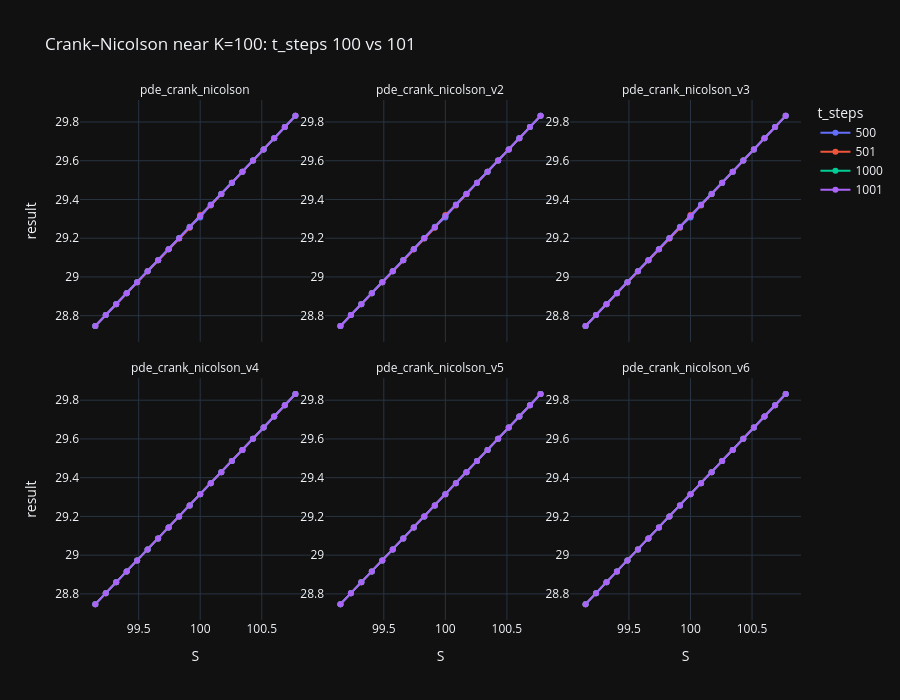
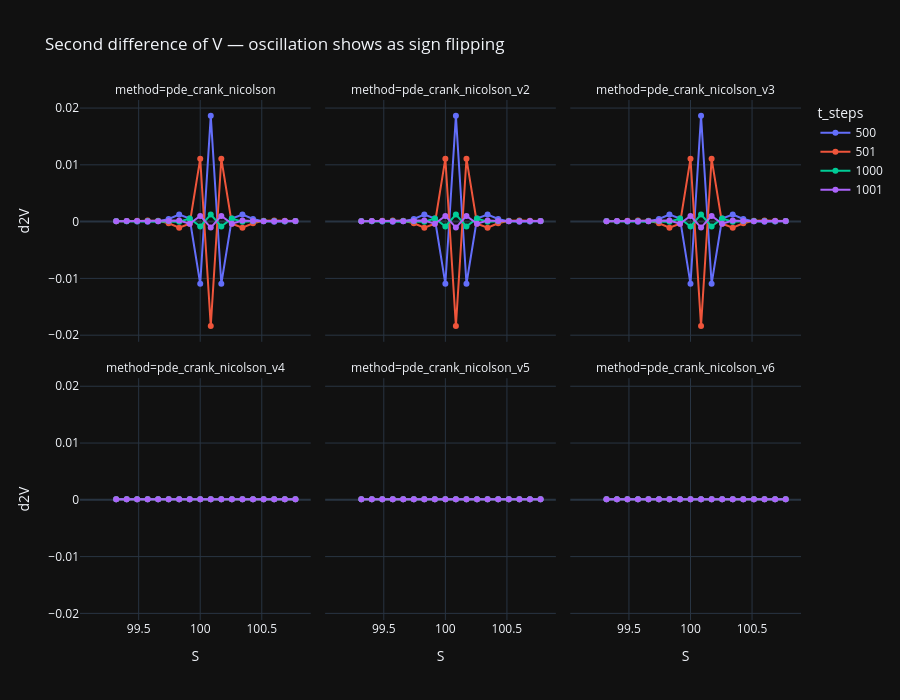

Notebook cell for these charts, in order:
### Code cell
import numpy as np, pandas as pd, plotly.express as px

fns = [pde_crank_nicolson, pde_crank_nicolson_v2,  pde_crank_nicolson_v3,  pde_crank_nicolson_v4,  pde_crank_nicolson_v5,  pde_crank_nicolson_v6]

K = 100
T_STEPS = [500,501,1000, 1001]
WIN = 10

rows = []
for fn in fns:
    for t_steps in T_STEPS:
        V, grid = fn(K, S0, r, T, sigma, s_steps=9000, t_steps=t_steps)
        S = grid['S']
        i = np.searchsorted(S, K)
        sl = slice(max(i - WIN, 0), i + WIN)
        rows.append(pd.DataFrame({
            'S': S[sl],
            'result': V[sl],
            'method': fn.__name__,
            't_steps': str(t_steps),   # string -> discrete colors
        }))

check_oscillations = pd.concat(rows, ignore_index=True)

fig = px.line(check_oscillations, x='S', y='result', color='t_steps',
              facet_col='method', facet_col_wrap=3,
              markers=True, height=700,
              title=f'Crank–Nicolson near K={K}: t_steps 100 vs 101')
fig.update_yaxes(matches=None, showticklabels=True)   # each method on its own scale
fig.for_each_annotation(lambda a: a.update(text=a.text.split('=')[-1]))
fig.show()

check_oscillations['d2V'] = check_oscillations.groupby(['method', 't_steps'])['result'].transform(
    lambda s: s.diff().diff())

px.line(check_oscillations, x='S', y='d2V', color='t_steps',
        facet_col='method', facet_col_wrap=3, markers=True, height=700,
        title='Second difference of V — oscillation shows as sign flipping').show()

### Figure 1 — Plotly figure (JSON) as saved in the notebook; plotly's stock layout.template omitted (floating-point values rounded to 4 significant figures)
{"data": [{"hovertemplate": "t_steps=500<br>method=pde_crank_nicolson<br>S=%{x}<br>result=%{y}<extra></extra>", "legendgroup": "500", "line": {"color": "#636efa", "dash": "solid"}, "marker": {"symbol": "circle"}, "mode": "lines+markers", "name": "500", "orientation": "v", "showlegend": true, "x": [99.15, 99.23, 99.32, 99.4, 99.49, 99.57, 99.66, 99.74, 99.83, 99.91, 100.0, 100.1, 100.2, 100.3, 100.3, 100.4, 100.5, 100.6, 100.7, 100.8], "xaxis": "x4", "y": [28.75, 28.8, 28.86, 28.92, 28.97, 29.03, 29.09, 29.14, 29.2, 29.26, 29.31, 29.37, 29.43, 29.49, 29.54, 29.6, 29.66, 29.72, 29.77, 29.83], "yaxis": "y4", "type": "scatter"}, {"hovertemplate": "t_steps=500<br>method=pde_crank_nicolson_v2<br>S=%{x}<br>result=%{y}<extra></extra>", "legendgroup": "500", "line": {"color": "#636efa", "dash": "solid"}, "marker": {"symbol": "circle"}, "mode": "lines+markers", "name": "500", "orientation": "v", "showlegend": false, "x": [99.15, 99.23, 99.32, 99.4, 99.49, 99.57, 99.66, 99.74, 99.83, 99.91, 100.0, 100.1, 100.2, 100.3, 100.3, 100.4, 100.5, 100.6, 100.7, 100.8], "xaxis": "x5", "y": [28.75, 28.8, 28.86, 28.92, 28.97, 29.03, 29.09, 29.14, 29.2, 29.26, 29.31, 29.37, 29.43, 29.49, 29.54, 29.6, 29.66, 29.72, 29.77, 29.83], "yaxis": "y5", "type": "scatter"}, {"hovertemplate": "t_steps=500<br>method=pde_crank_nicolson_v3<br>S=%{x}<br>result=%{y}<extra></extra>", "legendgroup": "500", "line": {"color": "#636efa", "dash": "solid"}, "marker": {"symbol": "circle"}, "mode": "lines+markers", "name": "500", "orientation": "v", "showlegend": false, "x": [99.15, 99.23, 99.32, 99.4, 99.49, 99.57, 99.66, 99.74, 99.83, 99.91, 100.0, 100.1, 100.2, 100.3, 100.3, 100.4, 100.5, 100.6, 100.7, 100.8], "xaxis": "x6", "y": [28.75, 28.8, 28.86, 28.92, 28.97, 29.03, 29.09, 29.14, 29.2, 29.26, 29.31, 29.37, 29.43, 29.49, 29.54, 29.6, 29.66, 29.72, 29.77, 29.83], "yaxis": "y6", "type": "scatter"}, {"hovertemplate": "t_steps=500<br>method=pde_crank_nicolson_v4<br>S=%{x}<br>result=%{y}<extra></extra>", "legendgroup": "500", "line": {"color": "#636efa", "dash": "solid"}, "marker": {"symbol": "circle"}, "mode": "lines+markers", "name": "500", "orientation": "v", "showlegend": false, "x": [99.15, 99.23, 99.32, 99.4, 99.49, 99.57, 99.66, 99.74, 99.83, 99.91, 100.0, 100.1, 100.2, 100.3, 100.3, 100.4, 100.5, 100.6, 100.7, 100.8], "xaxis": "x", "y": [28.75, 28.8, 28.86, 28.92, 28.97, 29.03, 29.09, 29.14, 29.2, 29.26, 29.31, 29.37, 29.43, 29.49, 29.54, 29.6, 29.66, 29.72, 29.77, 29.83], "yaxis": "y", "type": "scatter"}, {"hovertemplate": "t_steps=500<br>method=pde_crank_nicolson_v5<br>S=%{x}<br>result=%{y}<extra></extra>", "legendgroup": "500", "line": {"color": "#636efa", "dash": "solid"}, "marker": {"symbol": "circle"}, "mode": "lines+markers", "name": "500", "orientation": "v", "showlegend": false, "x": [99.15, 99.23, 99.32, 99.4, 99.49, 99.57, 99.66, 99.74, 99.83, 99.91, 100.0, 100.1, 100.2, 100.3, 100.3, 100.4, 100.5, 100.6, 100.7, 100.8], "xaxis": "x2", "y": [28.75, 28.8, 28.86, 28.92, 28.97, 29.03, 29.09, 29.14, 29.2, 29.26, 29.31, 29.37, 29.43, 29.49, 29.54, 29.6, 29.66, 29.72, 29.77, 29.83], "yaxis": "y2", "type": "scatter"}, {"hovertemplate": "t_steps=500<br>method=pde_crank_nicolson_v6<br>S=%{x}<br>result=%{y}<extra></extra>", "legendgroup": "500", "line": {"color": "#636efa", "dash": "solid"}, "marker": {"symbol": "circle"}, "mode": "lines+markers", "name": "500", "orientation": "v", "showlegend": false, "x": [99.15, 99.23, 99.32, 99.4, 99.49, 99.57, 99.66, 99.74, 99.83, 99.91, 100.0, 100.1, 100.2, 100.3, 100.3, 100.4, 100.5, 100.6, 100.7, 100.8], "xaxis": "x3", "y": [28.75, 28.8, 28.86, 28.92, 28.97, 29.03, 29.09, 29.14, 29.2, 29.26, 29.31, 29.37, 29.43, 29.49, 29.54, 29.6, 29.66, 29.72, 29.77, 29.83], "yaxis": "y3", "type": "scatter"}, {"hovertemplate": "t_steps=501<br>method=pde_crank_nicolson<br>S=%{x}<br>result=%{y}<extra></extra>", "legendgroup": "501", "line": {"color": "#EF553B", "dash": "solid"}, "marker": {"symbol": "circle"}, "mode": "lines+markers", "name": "501", "orientation": "v", "showlegend": true, "x": [99.15, 99.23, 99.32, 99.4, 99.49, 99.57, 99.66, 99.74, 99.83, 99.91, 100.0, 100.1, 100.2, 100.3, 100.3, 100.4, 100.5, 100.6, 100.7, 100.8], "xaxis": "x4", "y": [28.75, 28.8, 28.86, 28.92, 28.97, 29.03, 29.09, 29.14, 29.2, 29.25, 29.32, 29.37, 29.43, 29.49, 29.54, 29.6, 29.66, 29.72, 29.77, 29.83], "yaxis": "y4", "type": "scatter"}, {"hovertemplate": "t_steps=501<br>method=pde_crank_nicolson_v2<br>S=%{x}<br>result=%{y}<extra></extra>", "legendgroup": "501", "line": {"color": "#EF553B", "dash": "solid"}, "marker": {"symbol": "circle"}, "mode": "lines+markers", "name": "501", "orientation": "v", "showlegend": false, "x": [99.15, 99.23, 99.32, 99.4, 99.49, 99.57, 99.66, 99.74, 99.83, 99.91, 100.0, 100.1, 100.2, 100.3, 100.3, 100.4, 100.5, 100.6, 100.7, 100.8], "xaxis": "x5", "y": [28.75, 28.8, 28.86, 28.92, 28.97, 29.03, 29.09, 29.14, 29.2, 29.25, 29.32, 29.37, 29.43, 29.49, 29.54, 29.6, 29.66, 29.72, 29.77, 29.83], "yaxis": "y5", "type": "scatter"}, {"hovertemplate": "t_steps=501<br>method=pde_crank_nicolson_v3<br>S=%{x}<br>result=%{y}<extra></extra>", "legendgroup": "501", "line": {"color": "#EF553B", "dash": "solid"}, "marker": {"symbol": "circle"}, "mode": "lines+markers", "name": "501", "orientation": "v", "showlegend": false, "x": [99.15, 99.23, 99.32, 99.4, 99.49, 99.57, 99.66, 99.74, 99.83, 99.91, 100.0, 100.1, 100.2, 100.3, 100.3, 100.4, 100.5, 100.6, 100.7, 100.8], "xaxis": "x6", "y": [28.75, 28.8, 28.86, 28.92, 28.97, 29.03, 29.09, 29.14, 29.2, 29.25, 29.32, 29.37, 29.43, 29.49, 29.54, 29.6, 29.66, 29.72, 29.77, 29.83], "yaxis": "y6", "type": "scatter"}, {"hovertemplate": "t_steps=501<br>method=pde_crank_nicolson_v4<br>S=%{x}<br>result=%{y}<extra></extra>", "legendgroup": "501", "line": {"color": "#EF553B", "dash": "solid"}, "marker": {"symbol": "circle"}, "mode": "lines+markers", "name": "501", "orientation": "v", "showlegend": false, "x": [99.15, 99.23, 99.32, 99.4, 99.49, 99.57, 99.66, 99.74, 99.83, 99.91, 100.0, 100.1, 100.2, 100.3, 100.3, 100.4, 100.5, 100.6, 100.7, 100.8], "xaxis": "x", "y": [28.75, 28.8, 28.86, 28.92, 28.97, 29.03, 29.09, 29.14, 29.2, 29.26, 29.31, 29.37, 29.43, 29.49, 29.54, 29.6, 29.66, 29.72, 29.77, 29.83], "yaxis": "y", "type": "scatter"}, {"hovertemplate": "t_steps=501<br>method=pde_crank_nicolson_v5<br>S=%{x}<br>result=%{y}<extra></extra>", "legendgroup": "501", "line": {"color": "#EF553B", "dash": "solid"}, "marker": {"symbol": "circle"}, "mode": "lines+markers", "name": "501", "orientation": "v", "showlegend": false, "x": [99.15, 99.23, 99.32, 99.4, 99.49, 99.57, 99.66, 99.74, 99.83, 99.91, 100.0, 100.1, 100.2, 100.3, 100.3, 100.4, 100.5, 100.6, 100.7, 100.8], "xaxis": "x2", "y": [28.75, 28.8, 28.86, 28.92, 28.97, 29.03, 29.09, 29.14, 29.2, 29.26, 29.31, 29.37, 29.43, 29.49, 29.54, 29.6, 29.66, 29.72, 29.77, 29.83], "yaxis": "y2", "type": "scatter"}, {"hovertemplate": "t_steps=501<br>method=pde_crank_nicolson_v6<br>S=%{x}<br>result=%{y}<extra></extra>", "legendgroup": "501", "line": {"color": "#EF553B", "dash": "solid"}, "marker": {"symbol": "circle"}, "mode": "lines+markers", "name": "501", "orientation": "v", "showlegend": false, "x": [99.15, 99.23, 99.32, 99.4, 99.49, 99.57, 99.66, 99.74, 99.83, 99.91, 100.0, 100.1, 100.2, 100.3, 100.3, 100.4, 100.5, 100.6, 100.7, 100.8], "xaxis": "x3", "y": [28.75, 28.8, 28.86, 28.92, 28.97, 29.03, 29.09, 29.14, 29.2, 29.26, 29.31, 29.37, 29.43, 29.49, 29.54, 29.6, 29.66, 29.72, 29.77, 29.83], "yaxis": "y3", "type": "scatter"}, {"hovertemplate": "t_steps=1000<br>method=pde_crank_nicolson<br>S=%{x}<br>result=%{y}<extra></extra>", "legendgroup": "1000", "line": {"color": "#00cc96", "dash": "solid"}, "marker": {"symbol": "circle"}, "mode": "lines+markers", "name": "1000", "orientation": "v", "showlegend": true, "x": [99.15, 99.23, 99.32, 99.4, 99.49, 99.57, 99.66, 99.74, 99.83, 99.91, 100.0, 100.1, 100.2, 100.3, 100.3, 100.4, 100.5, 100.6, 100.7, 100.8], "xaxis": "x4", "y": [28.75, 28.8, 28.86, 28.92, 28.97, 29.03, 29.09, 29.14, 29.2, 29.26, 29.31, 29.37, 29.43, 29.49, 29.54, 29.6, 29.66, 29.72, 29.77, 29.83], "yaxis": "y4", "type": "scatter"}, {"hovertemplate": "t_steps=1000<br>method=pde_crank_nicolson_v2<br>S=%{x}<br>result=%{y}<extra></extra>", "legendgroup": "1000", "line": {"color": "#00cc96", "dash": "solid"}, "marker": {"symbol": "circle"}, "mode": "lines+markers", "name": "1000", "orientation": "v", "showlegend": false, "x": [99.15, 99.23, 99.32, 99.4, 99.49, 99.57, 99.66, 99.74, 99.83, 99.91, 100.0, 100.1, 100.2, 100.3, 100.3, 100.4, 100.5, 100.6, 100.7, 100.8], "xaxis": "x5", "y": [28.75, 28.8, 28.86, 28.92, 28.97, 29.03, 29.09, 29.14, 29.2, 29.26, 29.31, 29.37, 29.43, 29.49, 29.54, 29.6, 29.66, 29.72, 29.77, 29.83], "yaxis": "y5", "type": "scatter"}, {"hovertemplate": "t_steps=1000<br>method=pde_crank_nicolson_v3<br>S=%{x}<br>result=%{y}<extra></extra>", "legendgroup": "1000", "line": {"color": "#00cc96", "dash": "solid"}, "marker": {"symbol": "circle"}, "mode": "lines+markers", "name": "1000", "orientation": "v", "showlegend": false, "x": [99.15, 99.23, 99.32, 99.4, 99.49, 99.57, 99.66, 99.74, 99.83, 99.91, 100.0, 100.1, 100.2, 100.3, 100.3, 100.4, 100.5, 100.6, 100.7, 100.8], "xaxis": "x6", "y": [28.75, 28.8, 28.86, 28.92, 28.97, 29.03, 29.09, 29.14, 29.2, 29.26, 29.31, 29.37, 29.43, 29.49, 29.54, 29.6, 29.66, 29.72, 29.77, 29.83], "yaxis": "y6", "type": "scatter"}, {"hovertemplate": "t_steps=1000<br>method=pde_crank_nicolson_v4<br>S=%{x}<br>result=%{y}<extra></extra>", "legendgroup": "1000", "line": {"color": "#00cc96", "dash": "solid"}, "marker": {"symbol": "circle"}, "mode": "lines+markers", "name": "1000", "orientation": "v", "showlegend": false, "x": [99.15, 99.23, 99.32, 99.4, 99.49, 99.57, 99.66, 99.74, 99.83, 99.91, 100.0, 100.1, 100.2, 100.3, 100.3, 100.4, 100.5, 100.6, 100.7, 100.8], "xaxis": "x", "y": [28.75, 28.8, 28.86, 28.92, 28.97, 29.03, 29.09, 29.14, 29.2, 29.26, 29.31, 29.37, 29.43, 29.49, 29.54, 29.6, 29.66, 29.72, 29.77, 29.83], "yaxis": "y", "type": "scatter"}, {"hovertemplate": "t_steps=1000<br>method=pde_crank_nicolson_v5<br>S=%{x}<br>result=%{y}<extra></extra>", "legendgroup": "1000", "line": {"color": "#00cc96", "dash": "solid"}, "marker": {"symbol": "circle"}, "mode": "lines+markers", "name": "1000", "orientation": "v", "showlegend": false, "x": [99.15, 99.23, 99.32, 99.4, 99.49, 99.57, 99.66, 99.74, 99.83, 99.91, 100.0, 100.1, 100.2, 100.3, 100.3, 100.4, 100.5, 100.6, 100.7, 100.8], "xaxis": "x2", "y": [28.75, 28.8, 28.86, 28.92, 28.97, 29.03, 29.09, 29.14, 29.2, 29.26, 29.31, 29.37, 29.43, 29.49, 29.54, 29.6, 29.66, 29.72, 29.77, 29.83], "yaxis": "y2", "type": "scatter"}, {"hovertemplate": "t_steps=1000<br>method=pde_crank_nicolson_v6<br>S=%{x}<br>result=%{y}<extra></extra>", "legendgroup": "1000", "line": {"color": "#00cc96", "dash": "solid"}, "marker": {"symbol": "circle"}, "mode": "lines+markers", "name": "1000", "orientation": "v", "showlegend": false, "x": [99.15, 99.23, 99.32, 99.4, 99.49, 99.57, 99.66, 99.74, 99.83, 99.91, 100.0, 100.1, 100.2, 100.3, 100.3, 100.4, 100.5, 100.6, 100.7, 100.8], "xaxis": "x3", "y": [28.75, 28.8, 28.86, 28.92, 28.97, 29.03, 29.09, 29.14, 29.2, 29.26, 29.31, 29.37, 29.43, 29.49, 29.54, 29.6, 29.66, 29.72, 29.77, 29.83], "yaxis": "y3", "type": "scatter"}, {"hovertemplate": "t_steps=1001<br>method=pde_crank_nicolson<br>S=%{x}<br>result=%{y}<extra></extra>", "legendgroup": "1001", "line": {"color": "#ab63fa", "dash": "solid"}, "marker": {"symbol": "circle"}, "mode": "lines+markers", "name": "1001", "orientation": "v", "showlegend": true, "x": [99.15, 99.23, 99.32, 99.4, 99.49, 99.57, 99.66, 99.74, 99.83, 99.91, 100.0, 100.1, 100.2, 100.3, 100.3, 100.4, 100.5, 100.6, 100.7, 100.8], "xaxis": "x4", "y": [28.75, 28.8, 28.86, 28.92, 28.97, 29.03, 29.09, 29.14, 29.2, 29.26, 29.31, 29.37, 29.43, 29.49, 29.54, 29.6, 29.66, 29.72, 29.77, 29.83], "yaxis": "y4", "type": "scatter"}, {"hovertemplate": "t_steps=1001<br>method=pde_crank_nicolson_v2<br>S=%{x}<br>result=%{y}<extra></extra>", "legendgroup": "1001", "line": {"color": "#ab63fa", "dash": "solid"}, "marker": {"symbol": "circle"}, "mode": "lines+markers", "name": "1001", "orientation": "v", "showlegend": false, "x": [99.15, 99.23, 99.32, 99.4, 99.49, 99.57, 99.66, 99.74, 99.83, 99.91, 100.0, 100.1, 100.2, 100.3, 100.3, 100.4, 100.5, 100.6, 100.7, 100.8], "xaxis": "x5", "y": [28.75, 28.8, 28.86, 28.92, 28.97, 29.03, 29.09, 29.14, 29.2, 29.26, 29.31, 29.37, 29.43, 29.49, 29.54, 29.6, 29.66, 29.72, 29.77, 29.83], "yaxis": "y5", "type": "scatter"}, {"hovertemplate": "t_steps=1001<br>method=pde_crank_nicolson_v3<br>S=%{x}<br>result=%{y}<extra></extra>", "legendgroup": "1001", "line": {"color": "#ab63fa", "dash": "solid"}, "marker": {"symbol": "circle"}, "mode": "lines+markers", "name": "1001", "orientation": "v", "showlegend": false, "x": [99.15, 99.23, 99.32, 99.4, 99.49, 99.57, 99.66, 99.74, 99.83, 99.91, 100.0, 100.1, 100.2, 100.3, 100.3, 100.4, 100.5, 100.6, 100.7, 100.8], "xaxis": "x6", "y": [28.75, 28.8, 28.86, 28.92, 28.97, 29.03, 29.09, 29.14, 29.2, 29.26, 29.31, 29.37, 29.43, 29.49, 29.54, 29.6, 29.66, 29.72, 29.77, 29.83], "yaxis": "y6", "type": "scatter"}, {"hovertemplate": "t_steps=1001<br>method=pde_crank_nicolson_v4<br>S=%{x}<br>result=%{y}<extra></extra>", "legendgroup": "1001", "line": {"color": "#ab63fa", "dash": "solid"}, "marker": {"symbol": "circle"}, "mode": "lines+markers", "name": "1001", "orientation": "v", "showlegend": false, "x": [99.15, 99.23, 99.32, 99.4, 99.49, 99.57, 99.66, 99.74, 99.83, 99.91, 100.0, 100.1, 100.2, 100.3, 100.3, 100.4, 100.5, 100.6, 100.7, 100.8], "xaxis": "x", "y": [28.75, 28.8, 28.86, 28.92, 28.97, 29.03, 29.09, 29.14, 29.2, 29.26, 29.31, 29.37, 29.43, 29.49, 29.54, 29.6, 29.66, 29.72, 29.77, 29.83], "yaxis": "y", "type": "scatter"}, {"hovertemplate": "t_steps=1001<br>method=pde_crank_nicolson_v5<br>S=%{x}<br>result=%{y}<extra></extra>", "legendgroup": "1001", "line": {"color": "#ab63fa", "dash": "solid"}, "marker": {"symbol": "circle"}, "mode": "lines+markers", "name": "1001", "orientation": "v", "showlegend": false, "x": [99.15, 99.23, 99.32, 99.4, 99.49, 99.57, 99.66, 99.74, 99.83, 99.91, 100.0, 100.1, 100.2, 100.3, 100.3, 100.4, 100.5, 100.6, 100.7, 100.8], "xaxis": "x2", "y": [28.75, 28.8, 28.86, 28.92, 28.97, 29.03, 29.09, 29.14, 29.2, 29.26, 29.31, 29.37, 29.43, 29.49, 29.54, 29.6, 29.66, 29.72, 29.77, 29.83], "yaxis": "y2", "type": "scatter"}, {"hovertemplate": "t_steps=1001<br>method=pde_crank_nicolson_v6<br>S=%{x}<br>result=%{y}<extra></extra>", "legendgroup": "1001", "line": {"color": "#ab63fa", "dash": "solid"}, "marker": {"symbol": "circle"}, "mode": "lines+markers", "name": "1001", "orientation": "v", "showlegend": false, "x": [99.15, 99.23, 99.32, 99.4, 99.49, 99.57, 99.66, 99.74, 99.83, 99.91, 100.0, 100.1, 100.2, 100.3, 100.3, 100.4, 100.5, 100.6, 100.7, 100.8], "xaxis": "x3", "y": [28.75, 28.8, 28.86, 28.92, 28.97, 29.03, 29.09, 29.14, 29.2, 29.26, 29.31, 29.37, 29.43, 29.49, 29.54, 29.6, 29.66, 29.72, 29.77, 29.83], "yaxis": "y3", "type": "scatter"}], "layout": {"xaxis": {"anchor": "y", "domain": [0.0, 0.32], "title": {"text": "S"}}, "yaxis": {"anchor": "x", "domain": [0.0, 0.465], "title": {"text": "result"}, "showticklabels": true}, "xaxis2": {"anchor": "y2", "domain": [0.34, 0.66], "matches": "x", "title": {"text": "S"}}, "yaxis2": {"anchor": "x2", "domain": [0.0, 0.465], "showticklabels": true}, "xaxis3": {"anchor": "y3", "domain": [0.68, 1.0], "matches": "x", "title": {"text": "S"}}, "yaxis3": {"anchor": "x3", "domain": [0.0, 0.465], "showticklabels": true}, "xaxis4": {"anchor": "y4", "domain": [0.0, 0.32], "matches": "x", "showticklabels": false}, "yaxis4": {"anchor": "x4", "domain": [0.535, 1.0], "title": {"text": "result"}, "showticklabels": true}, "xaxis5": {"anchor": "y5", "domain": [0.34, 0.66], "matches": "x", "showticklabels": false}, "yaxis5": {"anchor": "x5", "domain": [0.535, 1.0], "showticklabels": true}, "xaxis6": {"anchor": "y6", "domain": [0.68, 1.0], "matches": "x", "showticklabels": false}, "yaxis6": {"anchor": "x6", "domain": [0.535, 1.0], "showticklabels": true}, "annotations": [{"font": {}, "showarrow": false, "text": "pde_crank_nicolson_v4", "x": 0.16, "xanchor": "center", "xref": "paper", "y": 0.465, "yanchor": "bottom", "yref": "paper"}, {"font": {}, "showarrow": false, "text": "pde_crank_nicolson_v5", "x": 0.5, "xanchor": "center", "xref": "paper", "y": 0.465, "yanchor": "bottom", "yref": "paper"}, {"font": {}, "showarrow": false, "text": "pde_crank_nicolson_v6", "x": 0.84, "xanchor": "center", "xref": "paper", "y": 0.465, "yanchor": "bottom", "yref": "paper"}, {"font": {}, "showarrow": false, "text": "pde_crank_nicolson", "x": 0.16, "xanchor": "center", "xref": "paper", "y": 1.0, "yanchor": "bottom", "yref": "paper"}, {"font": {}, "showarrow": false, "text": "pde_crank_nicolson_v2", "x": 0.5, "xanchor": "center", "xref": "paper", "y": 1.0, "yanchor": "bottom", "yref": "paper"}, {"font": {}, "showarrow": false, "text": "pde_crank_nicolson_v3", "x": 0.84, "xanchor": "center", "xref": "paper", "y": 1.0, "yanchor": "bottom", "yref": "paper"}], "legend": {"title": {"text": "t_steps"}, "tracegroupgap": 0}, "title": {"text": "Crank–Nicolson near K=100: t_steps 100 vs 101"}, "height": 700}}

### Figure 2 — Plotly figure (JSON) as saved in the notebook; plotly's stock layout.template omitted (floating-point values rounded to 4 significant figures)
{"data": [{"hovertemplate": "t_steps=500<br>method=pde_crank_nicolson<br>S=%{x}<br>d2V=%{y}<extra></extra>", "legendgroup": "500", "line": {"color": "#636efa", "dash": "solid"}, "marker": {"symbol": "circle"}, "mode": "lines+markers", "name": "500", "orientation": "v", "showlegend": true, "x": [99.15, 99.23, 99.32, 99.4, 99.49, 99.57, 99.66, 99.74, 99.83, 99.91, 100.0, 100.1, 100.2, 100.3, 100.3, 100.4, 100.5, 100.6, 100.7, 100.8], "xaxis": "x4", "y": [NaN, NaN, 9.523e-05, 6.849e-05, 1.48e-05, -3.344e-05, 4.447e-05, 0.0004676, 0.001237, 0.0005346, -0.01094, 0.01863, -0.01094, 0.0005329, 0.001239, 0.0004693, 4.555e-05, -3.265e-05, 1.574e-05, 6.975e-05], "yaxis": "y4", "type": "scatter"}, {"hovertemplate": "t_steps=500<br>method=pde_crank_nicolson_v2<br>S=%{x}<br>d2V=%{y}<extra></extra>", "legendgroup": "500", "line": {"color": "#636efa", "dash": "solid"}, "marker": {"symbol": "circle"}, "mode": "lines+markers", "name": "500", "orientation": "v", "showlegend": false, "x": [99.15, 99.23, 99.32, 99.4, 99.49, 99.57, 99.66, 99.74, 99.83, 99.91, 100.0, 100.1, 100.2, 100.3, 100.3, 100.4, 100.5, 100.6, 100.7, 100.8], "xaxis": "x5", "y": [NaN, NaN, 9.523e-05, 6.849e-05, 1.48e-05, -3.344e-05, 4.447e-05, 0.0004676, 0.001237, 0.0005346, -0.01094, 0.01863, -0.01094, 0.0005329, 0.001239, 0.0004693, 4.555e-05, -3.265e-05, 1.574e-05, 6.975e-05], "yaxis": "y5", "type": "scatter"}, {"hovertemplate": "t_steps=500<br>method=pde_crank_nicolson_v3<br>S=%{x}<br>d2V=%{y}<extra></extra>", "legendgroup": "500", "line": {"color": "#636efa", "dash": "solid"}, "marker": {"symbol": "circle"}, "mode": "lines+markers", "name": "500", "orientation": "v", "showlegend": false, "x": [99.15, 99.23, 99.32, 99.4, 99.49, 99.57, 99.66, 99.74, 99.83, 99.91, 100.0, 100.1, 100.2, 100.3, 100.3, 100.4, 100.5, 100.6, 100.7, 100.8], "xaxis": "x6", "y": [NaN, NaN, 9.523e-05, 6.849e-05, 1.48e-05, -3.344e-05, 4.447e-05, 0.0004676, 0.001237, 0.0005346, -0.01094, 0.01863, -0.01094, 0.0005329, 0.001239, 0.0004693, 4.555e-05, -3.265e-05, 1.574e-05, 6.975e-05], "yaxis": "y6", "type": "scatter"}, {"hovertemplate": "t_steps=500<br>method=pde_crank_nicolson_v4<br>S=%{x}<br>d2V=%{y}<extra></extra>", "legendgroup": "500", "line": {"color": "#636efa", "dash": "solid"}, "marker": {"symbol": "circle"}, "mode": "lines+markers", "name": "500", "orientation": "v", "showlegend": false, "x": [99.15, 99.23, 99.32, 99.4, 99.49, 99.57, 99.66, 99.74, 99.83, 99.91, 100.0, 100.1, 100.2, 100.3, 100.3, 100.4, 100.5, 100.6, 100.7, 100.8], "xaxis": "x", "y": [NaN, NaN, 8.656e-05, 8.664e-05, 8.673e-05, 8.682e-05, 8.69e-05, 8.699e-05, 8.708e-05, 8.717e-05, 8.726e-05, 8.731e-05, 8.743e-05, 8.752e-05, 8.76e-05, 8.769e-05, 8.777e-05, 8.786e-05, 8.795e-05, 8.804e-05], "yaxis": "y", "type": "scatter"}, {"hovertemplate": "t_steps=500<br>method=pde_crank_nicolson_v5<br>S=%{x}<br>d2V=%{y}<extra></extra>", "legendgroup": "500", "line": {"color": "#636efa", "dash": "solid"}, "marker": {"symbol": "circle"}, "mode": "lines+markers", "name": "500", "orientation": "v", "showlegend": false, "x": [99.15, 99.23, 99.32, 99.4, 99.49, 99.57, 99.66, 99.74, 99.83, 99.91, 100.0, 100.1, 100.2, 100.3, 100.3, 100.4, 100.5, 100.6, 100.7, 100.8], "xaxis": "x2", "y": [NaN, NaN, 8.656e-05, 8.664e-05, 8.673e-05, 8.682e-05, 8.69e-05, 8.699e-05, 8.708e-05, 8.717e-05, 8.726e-05, 8.731e-05, 8.743e-05, 8.752e-05, 8.76e-05, 8.769e-05, 8.777e-05, 8.786e-05, 8.795e-05, 8.804e-05], "yaxis": "y2", "type": "scatter"}, {"hovertemplate": "t_steps=500<br>method=pde_crank_nicolson_v6<br>S=%{x}<br>d2V=%{y}<extra></extra>", "legendgroup": "500", "line": {"color": "#636efa", "dash": "solid"}, "marker": {"symbol": "circle"}, "mode": "lines+markers", "name": "500", "orientation": "v", "showlegend": false, "x": [99.15, 99.23, 99.32, 99.4, 99.49, 99.57, 99.66, 99.74, 99.83, 99.91, 100.0, 100.1, 100.2, 100.3, 100.3, 100.4, 100.5, 100.6, 100.7, 100.8], "xaxis": "x3", "y": [NaN, NaN, 8.656e-05, 8.664e-05, 8.673e-05, 8.682e-05, 8.69e-05, 8.699e-05, 8.708e-05, 8.717e-05, 8.726e-05, 8.731e-05, 8.743e-05, 8.752e-05, 8.76e-05, 8.769e-05, 8.777e-05, 8.786e-05, 8.795e-05, 8.804e-05], "yaxis": "y3", "type": "scatter"}, {"hovertemplate": "t_steps=501<br>method=pde_crank_nicolson<br>S=%{x}<br>d2V=%{y}<extra></extra>", "legendgroup": "501", "line": {"color": "#EF553B", "dash": "solid"}, "marker": {"symbol": "circle"}, "mode": "lines+markers", "name": "501", "orientation": "v", "showlegend": true, "x": [99.15, 99.23, 99.32, 99.4, 99.49, 99.57, 99.66, 99.74, 99.83, 99.91, 100.0, 100.1, 100.2, 100.3, 100.3, 100.4, 100.5, 100.6, 100.7, 100.8], "xaxis": "x4", "y": [NaN, NaN, 7.762e-05, 0.0001042, 0.0001579, 0.000207, 0.0001314, -0.0002888, -0.00106, -0.0003733, 0.01108, -0.01838, 0.01108, -0.0003709, -0.00106, -0.0002891, 0.0001321, 0.0002083, 0.0001594, 0.0001057], "yaxis": "y4", "type": "scatter"}, {"hovertemplate": "t_steps=501<br>method=pde_crank_nicolson_v2<br>S=%{x}<br>d2V=%{y}<extra></extra>", "legendgroup": "501", "line": {"color": "#EF553B", "dash": "solid"}, "marker": {"symbol": "circle"}, "mode": "lines+markers", "name": "501", "orientation": "v", "showlegend": false, "x": [99.15, 99.23, 99.32, 99.4, 99.49, 99.57, 99.66, 99.74, 99.83, 99.91, 100.0, 100.1, 100.2, 100.3, 100.3, 100.4, 100.5, 100.6, 100.7, 100.8], "xaxis": "x5", "y": [NaN, NaN, 7.762e-05, 0.0001042, 0.0001579, 0.000207, 0.0001314, -0.0002888, -0.00106, -0.0003733, 0.01108, -0.01838, 0.01108, -0.0003709, -0.00106, -0.0002891, 0.0001321, 0.0002083, 0.0001594, 0.0001057], "yaxis": "y5", "type": "scatter"}, {"hovertemplate": "t_steps=501<br>method=pde_crank_nicolson_v3<br>S=%{x}<br>d2V=%{y}<extra></extra>", "legendgroup": "501", "line": {"color": "#EF553B", "dash": "solid"}, "marker": {"symbol": "circle"}, "mode": "lines+markers", "name": "501", "orientation": "v", "showlegend": false, "x": [99.15, 99.23, 99.32, 99.4, 99.49, 99.57, 99.66, 99.74, 99.83, 99.91, 100.0, 100.1, 100.2, 100.3, 100.3, 100.4, 100.5, 100.6, 100.7, 100.8], "xaxis": "x6", "y": [NaN, NaN, 7.762e-05, 0.0001042, 0.0001579, 0.000207, 0.0001314, -0.0002888, -0.00106, -0.0003733, 0.01108, -0.01838, 0.01108, -0.0003709, -0.00106, -0.0002891, 0.0001321, 0.0002083, 0.0001594, 0.0001057], "yaxis": "y6", "type": "scatter"}, {"hovertemplate": "t_steps=501<br>method=pde_crank_nicolson_v4<br>S=%{x}<br>d2V=%{y}<extra></extra>", "legendgroup": "501", "line": {"color": "#EF553B", "dash": "solid"}, "marker": {"symbol": "circle"}, "mode": "lines+markers", "name": "501", "orientation": "v", "showlegend": false, "x": [99.15, 99.23, 99.32, 99.4, 99.49, 99.57, 99.66, 99.74, 99.83, 99.91, 100.0, 100.1, 100.2, 100.3, 100.3, 100.4, 100.5, 100.6, 100.7, 100.8], "xaxis": "x", "y": [NaN, NaN, 8.656e-05, 8.664e-05, 8.673e-05, 8.682e-05, 8.691e-05, 8.699e-05, 8.708e-05, 8.716e-05, 8.725e-05, 8.736e-05, 8.742e-05, 8.75e-05, 8.76e-05, 8.769e-05, 8.778e-05, 8.786e-05, 8.795e-05, 8.804e-05], "yaxis": "y", "type": "scatter"}, {"hovertemplate": "t_steps=501<br>method=pde_crank_nicolson_v5<br>S=%{x}<br>d2V=%{y}<extra></extra>", "legendgroup": "501", "line": {"color": "#EF553B", "dash": "solid"}, "marker": {"symbol": "circle"}, "mode": "lines+markers", "name": "501", "orientation": "v", "showlegend": false, "x": [99.15, 99.23, 99.32, 99.4, 99.49, 99.57, 99.66, 99.74, 99.83, 99.91, 100.0, 100.1, 100.2, 100.3, 100.3, 100.4, 100.5, 100.6, 100.7, 100.8], "xaxis": "x2", "y": [NaN, NaN, 8.656e-05, 8.664e-05, 8.673e-05, 8.682e-05, 8.691e-05, 8.699e-05, 8.708e-05, 8.716e-05, 8.725e-05, 8.736e-05, 8.742e-05, 8.75e-05, 8.76e-05, 8.769e-05, 8.778e-05, 8.786e-05, 8.795e-05, 8.804e-05], "yaxis": "y2", "type": "scatter"}, {"hovertemplate": "t_steps=501<br>method=pde_crank_nicolson_v6<br>S=%{x}<br>d2V=%{y}<extra></extra>", "legendgroup": "501", "line": {"color": "#EF553B", "dash": "solid"}, "marker": {"symbol": "circle"}, "mode": "lines+markers", "name": "501", "orientation": "v", "showlegend": false, "x": [99.15, 99.23, 99.32, 99.4, 99.49, 99.57, 99.66, 99.74, 99.83, 99.91, 100.0, 100.1, 100.2, 100.3, 100.3, 100.4, 100.5, 100.6, 100.7, 100.8], "xaxis": "x3", "y": [NaN, NaN, 8.656e-05, 8.664e-05, 8.673e-05, 8.682e-05, 8.691e-05, 8.699e-05, 8.708e-05, 8.716e-05, 8.725e-05, 8.736e-05, 8.742e-05, 8.75e-05, 8.76e-05, 8.769e-05, 8.778e-05, 8.786e-05, 8.795e-05, 8.804e-05], "yaxis": "y3", "type": "scatter"}, {"hovertemplate": "t_steps=1000<br>method=pde_crank_nicolson<br>S=%{x}<br>d2V=%{y}<extra></extra>", "legendgroup": "1000", "line": {"color": "#00cc96", "dash": "solid"}, "marker": {"symbol": "circle"}, "mode": "lines+markers", "name": "1000", "orientation": "v", "showlegend": true, "x": [99.15, 99.23, 99.32, 99.4, 99.49, 99.57, 99.66, 99.74, 99.83, 99.91, 100.0, 100.1, 100.2, 100.3, 100.3, 100.4, 100.5, 100.6, 100.7, 100.8], "xaxis": "x4", "y": [NaN, NaN, 8.655e-05, 8.571e-05, 8.546e-05, 9.056e-05, 9.82e-05, 6.43e-05, -6.291e-06, 0.0005404, -0.0008392, 0.00124, -0.0008395, 0.0005411, -5.852e-06, 6.494e-05, 9.909e-05, 9.162e-05, 8.668e-05, 8.71e-05], "yaxis": "y4", "type": "scatter"}, {"hovertemplate": "t_steps=1000<br>method=pde_crank_nicolson_v2<br>S=%{x}<br>d2V=%{y}<extra></extra>", "legendgroup": "1000", "line": {"color": "#00cc96", "dash": "solid"}, "marker": {"symbol": "circle"}, "mode": "lines+markers", "name": "1000", "orientation": "v", "showlegend": false, "x": [99.15, 99.23, 99.32, 99.4, 99.49, 99.57, 99.66, 99.74, 99.83, 99.91, 100.0, 100.1, 100.2, 100.3, 100.3, 100.4, 100.5, 100.6, 100.7, 100.8], "xaxis": "x5", "y": [NaN, NaN, 8.655e-05, 8.571e-05, 8.546e-05, 9.056e-05, 9.82e-05, 6.43e-05, -6.291e-06, 0.0005404, -0.0008392, 0.00124, -0.0008395, 0.0005411, -5.852e-06, 6.494e-05, 9.909e-05, 9.162e-05, 8.668e-05, 8.71e-05], "yaxis": "y5", "type": "scatter"}, {"hovertemplate": "t_steps=1000<br>method=pde_crank_nicolson_v3<br>S=%{x}<br>d2V=%{y}<extra></extra>", "legendgroup": "1000", "line": {"color": "#00cc96", "dash": "solid"}, "marker": {"symbol": "circle"}, "mode": "lines+markers", "name": "1000", "orientation": "v", "showlegend": false, "x": [99.15, 99.23, 99.32, 99.4, 99.49, 99.57, 99.66, 99.74, 99.83, 99.91, 100.0, 100.1, 100.2, 100.3, 100.3, 100.4, 100.5, 100.6, 100.7, 100.8], "xaxis": "x6", "y": [NaN, NaN, 8.655e-05, 8.571e-05, 8.546e-05, 9.056e-05, 9.82e-05, 6.43e-05, -6.291e-06, 0.0005404, -0.0008392, 0.00124, -0.0008395, 0.0005411, -5.852e-06, 6.494e-05, 9.909e-05, 9.162e-05, 8.668e-05, 8.71e-05], "yaxis": "y6", "type": "scatter"}, {"hovertemplate": "t_steps=1000<br>method=pde_crank_nicolson_v4<br>S=%{x}<br>d2V=%{y}<extra></extra>", "legendgroup": "1000", "line": {"color": "#00cc96", "dash": "solid"}, "marker": {"symbol": "circle"}, "mode": "lines+markers", "name": "1000", "orientation": "v", "showlegend": false, "x": [99.15, 99.23, 99.32, 99.4, 99.49, 99.57, 99.66, 99.74, 99.83, 99.91, 100.0, 100.1, 100.2, 100.3, 100.3, 100.4, 100.5, 100.6, 100.7, 100.8], "xaxis": "x", "y": [NaN, NaN, 8.656e-05, 8.664e-05, 8.673e-05, 8.682e-05, 8.69e-05, 8.699e-05, 8.708e-05, 8.716e-05, 8.725e-05, 8.734e-05, 8.743e-05, 8.751e-05, 8.76e-05, 8.769e-05, 8.777e-05, 8.786e-05, 8.795e-05, 8.804e-05], "yaxis": "y", "type": "scatter"}, {"hovertemplate": "t_steps=1000<br>method=pde_crank_nicolson_v5<br>S=%{x}<br>d2V=%{y}<extra></extra>", "legendgroup": "1000", "line": {"color": "#00cc96", "dash": "solid"}, "marker": {"symbol": "circle"}, "mode": "lines+markers", "name": "1000", "orientation": "v", "showlegend": false, "x": [99.15, 99.23, 99.32, 99.4, 99.49, 99.57, 99.66, 99.74, 99.83, 99.91, 100.0, 100.1, 100.2, 100.3, 100.3, 100.4, 100.5, 100.6, 100.7, 100.8], "xaxis": "x2", "y": [NaN, NaN, 8.656e-05, 8.664e-05, 8.673e-05, 8.682e-05, 8.69e-05, 8.699e-05, 8.708e-05, 8.716e-05, 8.725e-05, 8.734e-05, 8.743e-05, 8.751e-05, 8.76e-05, 8.769e-05, 8.777e-05, 8.786e-05, 8.795e-05, 8.804e-05], "yaxis": "y2", "type": "scatter"}, {"hovertemplate": "t_steps=1000<br>method=pde_crank_nicolson_v6<br>S=%{x}<br>d2V=%{y}<extra></extra>", "legendgroup": "1000", "line": {"color": "#00cc96", "dash": "solid"}, "marker": {"symbol": "circle"}, "mode": "lines+markers", "name": "1000", "orientation": "v", "showlegend": false, "x": [99.15, 99.23, 99.32, 99.4, 99.49, 99.57, 99.66, 99.74, 99.83, 99.91, 100.0, 100.1, 100.2, 100.3, 100.3, 100.4, 100.5, 100.6, 100.7, 100.8], "xaxis": "x3", "y": [NaN, NaN, 8.656e-05, 8.664e-05, 8.673e-05, 8.682e-05, 8.69e-05, 8.699e-05, 8.708e-05, 8.716e-05, 8.725e-05, 8.734e-05, 8.743e-05, 8.751e-05, 8.76e-05, 8.769e-05, 8.777e-05, 8.786e-05, 8.795e-05, 8.804e-05], "yaxis": "y3", "type": "scatter"}, {"hovertemplate": "t_steps=1001<br>method=pde_crank_nicolson<br>S=%{x}<br>d2V=%{y}<extra></extra>", "legendgroup": "1001", "line": {"color": "#ab63fa", "dash": "solid"}, "marker": {"symbol": "circle"}, "mode": "lines+markers", "name": "1001", "orientation": "v", "showlegend": true, "x": [99.15, 99.23, 99.32, 99.4, 99.49, 99.57, 99.66, 99.74, 99.83, 99.91, 100.0, 100.1, 100.2, 100.3, 100.3, 100.4, 100.5, 100.6, 100.7, 100.8], "xaxis": "x4", "y": [NaN, NaN, 8.655e-05, 8.756e-05, 8.801e-05, 8.312e-05, 7.562e-05, 0.0001094, 0.0001804, -0.0003636, 0.001008, -0.001057, 0.001008, -0.0003636, 0.000181, 0.0001101, 7.647e-05, 8.415e-05, 8.923e-05, 8.896e-05], "yaxis": "y4", "type": "scatter"}, {"hovertemplate": "t_steps=1001<br>method=pde_crank_nicolson_v2<br>S=%{x}<br>d2V=%{y}<extra></extra>", "legendgroup": "1001", "line": {"color": "#ab63fa", "dash": "solid"}, "marker": {"symbol": "circle"}, "mode": "lines+markers", "name": "1001", "orientation": "v", "showlegend": false, "x": [99.15, 99.23, 99.32, 99.4, 99.49, 99.57, 99.66, 99.74, 99.83, 99.91, 100.0, 100.1, 100.2, 100.3, 100.3, 100.4, 100.5, 100.6, 100.7, 100.8], "xaxis": "x5", "y": [NaN, NaN, 8.655e-05, 8.756e-05, 8.801e-05, 8.312e-05, 7.562e-05, 0.0001094, 0.0001804, -0.0003636, 0.001008, -0.001057, 0.001008, -0.0003636, 0.000181, 0.0001101, 7.647e-05, 8.415e-05, 8.923e-05, 8.896e-05], "yaxis": "y5", "type": "scatter"}, {"hovertemplate": "t_steps=1001<br>method=pde_crank_nicolson_v3<br>S=%{x}<br>d2V=%{y}<extra></extra>", "legendgroup": "1001", "line": {"color": "#ab63fa", "dash": "solid"}, "marker": {"symbol": "circle"}, "mode": "lines+markers", "name": "1001", "orientation": "v", "showlegend": false, "x": [99.15, 99.23, 99.32, 99.4, 99.49, 99.57, 99.66, 99.74, 99.83, 99.91, 100.0, 100.1, 100.2, 100.3, 100.3, 100.4, 100.5, 100.6, 100.7, 100.8], "xaxis": "x6", "y": [NaN, NaN, 8.655e-05, 8.756e-05, 8.801e-05, 8.312e-05, 7.562e-05, 0.0001094, 0.0001804, -0.0003636, 0.001008, -0.001057, 0.001008, -0.0003636, 0.000181, 0.0001101, 7.647e-05, 8.415e-05, 8.923e-05, 8.896e-05], "yaxis": "y6", "type": "scatter"}, {"hovertemplate": "t_steps=1001<br>method=pde_crank_nicolson_v4<br>S=%{x}<br>d2V=%{y}<extra></extra>", "legendgroup": "1001", "line": {"color": "#ab63fa", "dash": "solid"}, "marker": {"symbol": "circle"}, "mode": "lines+markers", "name": "1001", "orientation": "v", "showlegend": false, "x": [99.15, 99.23, 99.32, 99.4, 99.49, 99.57, 99.66, 99.74, 99.83, 99.91, 100.0, 100.1, 100.2, 100.3, 100.3, 100.4, 100.5, 100.6, 100.7, 100.8], "xaxis": "x", "y": [NaN, NaN, 8.656e-05, 8.664e-05, 8.673e-05, 8.682e-05, 8.69e-05, 8.699e-05, 8.708e-05, 8.717e-05, 8.725e-05, 8.734e-05, 8.742e-05, 8.751e-05, 8.76e-05, 8.769e-05, 8.777e-05, 8.786e-05, 8.795e-05, 8.804e-05], "yaxis": "y", "type": "scatter"}, {"hovertemplate": "t_steps=1001<br>method=pde_crank_nicolson_v5<br>S=%{x}<br>d2V=%{y}<extra></extra>", "legendgroup": "1001", "line": {"color": "#ab63fa", "dash": "solid"}, "marker": {"symbol": "circle"}, "mode": "lines+markers", "name": "1001", "orientation": "v", "showlegend": false, "x": [99.15, 99.23, 99.32, 99.4, 99.49, 99.57, 99.66, 99.74, 99.83, 99.91, 100.0, 100.1, 100.2, 100.3, 100.3, 100.4, 100.5, 100.6, 100.7, 100.8], "xaxis": "x2", "y": [NaN, NaN, 8.656e-05, 8.664e-05, 8.673e-05, 8.682e-05, 8.69e-05, 8.699e-05, 8.708e-05, 8.717e-05, 8.725e-05, 8.734e-05, 8.742e-05, 8.751e-05, 8.76e-05, 8.769e-05, 8.777e-05, 8.786e-05, 8.795e-05, 8.804e-05], "yaxis": "y2", "type": "scatter"}, {"hovertemplate": "t_steps=1001<br>method=pde_crank_nicolson_v6<br>S=%{x}<br>d2V=%{y}<extra></extra>", "legendgroup": "1001", "line": {"color": "#ab63fa", "dash": "solid"}, "marker": {"symbol": "circle"}, "mode": "lines+markers", "name": "1001", "orientation": "v", "showlegend": false, "x": [99.15, 99.23, 99.32, 99.4, 99.49, 99.57, 99.66, 99.74, 99.83, 99.91, 100.0, 100.1, 100.2, 100.3, 100.3, 100.4, 100.5, 100.6, 100.7, 100.8], "xaxis": "x3", "y": [NaN, NaN, 8.656e-05, 8.664e-05, 8.673e-05, 8.682e-05, 8.69e-05, 8.699e-05, 8.708e-05, 8.717e-05, 8.725e-05, 8.734e-05, 8.742e-05, 8.751e-05, 8.76e-05, 8.769e-05, 8.777e-05, 8.786e-05, 8.795e-05, 8.804e-05], "yaxis": "y3", "type": "scatter"}], "layout": {"xaxis": {"anchor": "y", "domain": [0.0, 0.32], "title": {"text": "S"}}, "yaxis": {"anchor": "x", "domain": [0.0, 0.465], "title": {"text": "d2V"}}, "xaxis2": {"anchor": "y2", "domain": [0.34, 0.66], "matches": "x", "title": {"text": "S"}}, "yaxis2": {"anchor": "x2", "domain": [0.0, 0.465], "matches": "y", "showticklabels": false}, "xaxis3": {"anchor": "y3", "domain": [0.68, 1.0], "matches": "x", "title": {"text": "S"}}, "yaxis3": {"anchor": "x3", "domain": [0.0, 0.465], "matches": "y", "showticklabels": false}, "xaxis4": {"anchor": "y4", "domain": [0.0, 0.32], "matches": "x", "showticklabels": false}, "yaxis4": {"anchor": "x4", "domain": [0.535, 1.0], "matches": "y", "title": {"text": "d2V"}}, "xaxis5": {"anchor": "y5", "domain": [0.34, 0.66], "matches": "x", "showticklabels": false}, "yaxis5": {"anchor": "x5", "domain": [0.535, 1.0], "matches": "y", "showticklabels": false}, "xaxis6": {"anchor": "y6", "domain": [0.68, 1.0], "matches": "x", "showticklabels": false}, "yaxis6": {"anchor": "x6", "domain": [0.535, 1.0], "matches": "y", "showticklabels": false}, "annotations": [{"font": {}, "showarrow": false, "text": "method=pde_crank_nicolson_v4", "x": 0.16, "xanchor": "center", "xref": "paper", "y": 0.465, "yanchor": "bottom", "yref": "paper"}, {"font": {}, "showarrow": false, "text": "method=pde_crank_nicolson_v5", "x": 0.5, "xanchor": "center", "xref": "paper", "y": 0.465, "yanchor": "bottom", "yref": "paper"}, {"font": {}, "showarrow": false, "text": "method=pde_crank_nicolson_v6", "x": 0.84, "xanchor": "center", "xref": "paper", "y": 0.465, "yanchor": "bottom", "yref": "paper"}, {"font": {}, "showarrow": false, "text": "method=pde_crank_nicolson", "x": 0.16, "xanchor": "center", "xref": "paper", "y": 1.0, "yanchor": "bottom", "yref": "paper"}, {"font": {}, "showarrow": false, "text": "method=pde_crank_nicolson_v2", "x": 0.5, "xanchor": "center", "xref": "paper", "y": 1.0, "yanchor": "bottom", "yref": "paper"}, {"font": {}, "showarrow": false, "text": "method=pde_crank_nicolson_v3", "x": 0.84, "xanchor": "center", "xref": "paper", "y": 1.0, "yanchor": "bottom", "yref": "paper"}], "legend": {"title": {"text": "t_steps"}, "tracegroupgap": 0}, "title": {"text": "Second difference of V — oscillation shows as sign flipping"}, "height": 700}}
